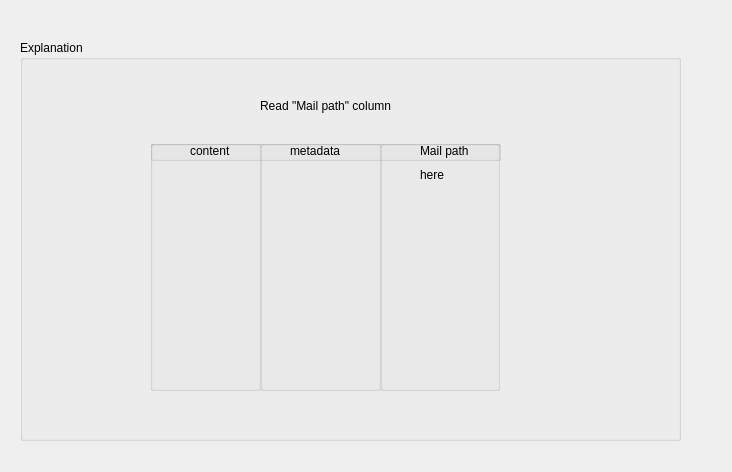
<?xml version="1.0" encoding="UTF-8"?>
<ui version="4.0">
 <class>Form</class>
 <widget class="QWidget" name="Form">
  <property name="geometry">
   <rect>
    <x>0</x>
    <y>0</y>
    <width>732</width>
    <height>472</height>
   </rect>
  </property>
  <property name="windowTitle">
   <string>Speech to Text</string>
  </property>
  <widget class="QGroupBox" name="groupBox">
   <property name="geometry">
    <rect>
     <x>20</x>
     <y>40</y>
     <width>661</width>
     <height>401</height>
    </rect>
   </property>
   <property name="title">
    <string>Explanation</string>
   </property>
   <widget class="QGroupBox" name="groupBox_2">
    <property name="geometry">
     <rect>
      <x>130</x>
      <y>100</y>
      <width>111</width>
      <height>251</height>
     </rect>
    </property>
    <property name="title">
     <string/>
    </property>
   </widget>
   <widget class="QGroupBox" name="groupBox_3">
    <property name="geometry">
     <rect>
      <x>240</x>
      <y>100</y>
      <width>121</width>
      <height>251</height>
     </rect>
    </property>
    <property name="title">
     <string/>
    </property>
   </widget>
   <widget class="QGroupBox" name="groupBox_4">
    <property name="geometry">
     <rect>
      <x>360</x>
      <y>100</y>
      <width>120</width>
      <height>251</height>
     </rect>
    </property>
    <property name="title">
     <string/>
    </property>
    <widget class="QLabel" name="label_5">
     <property name="geometry">
      <rect>
       <x>40</x>
       <y>30</y>
       <width>35</width>
       <height>10</height>
      </rect>
     </property>
     <property name="text">
      <string>here</string>
     </property>
    </widget>
   </widget>
   <widget class="QGroupBox" name="groupBox_5">
    <property name="geometry">
     <rect>
      <x>130</x>
      <y>100</y>
      <width>351</width>
      <height>21</height>
     </rect>
    </property>
    <property name="title">
     <string/>
    </property>
    <widget class="QLabel" name="label_3">
     <property name="geometry">
      <rect>
       <x>40</x>
       <y>3</y>
       <width>61</width>
       <height>16</height>
      </rect>
     </property>
     <property name="text">
      <string>content</string>
     </property>
    </widget>
    <widget class="QLabel" name="label_4">
     <property name="geometry">
      <rect>
       <x>140</x>
       <y>3</y>
       <width>71</width>
       <height>16</height>
      </rect>
     </property>
     <property name="text">
      <string>metadata</string>
     </property>
    </widget>
    <widget class="QLabel" name="label_6">
     <property name="geometry">
      <rect>
       <x>270</x>
       <y>3</y>
       <width>71</width>
       <height>16</height>
      </rect>
     </property>
     <property name="text">
      <string>Mail path</string>
     </property>
    </widget>
   </widget>
   <widget class="QLabel" name="label">
    <property name="geometry">
     <rect>
      <x>240</x>
      <y>50</y>
      <width>261</width>
      <height>31</height>
     </rect>
    </property>
    <property name="text">
     <string>Read &quot;Mail path&quot; column</string>
    </property>
   </widget>
  </widget>
 </widget>
 <resources/>
 <connections/>
</ui>
